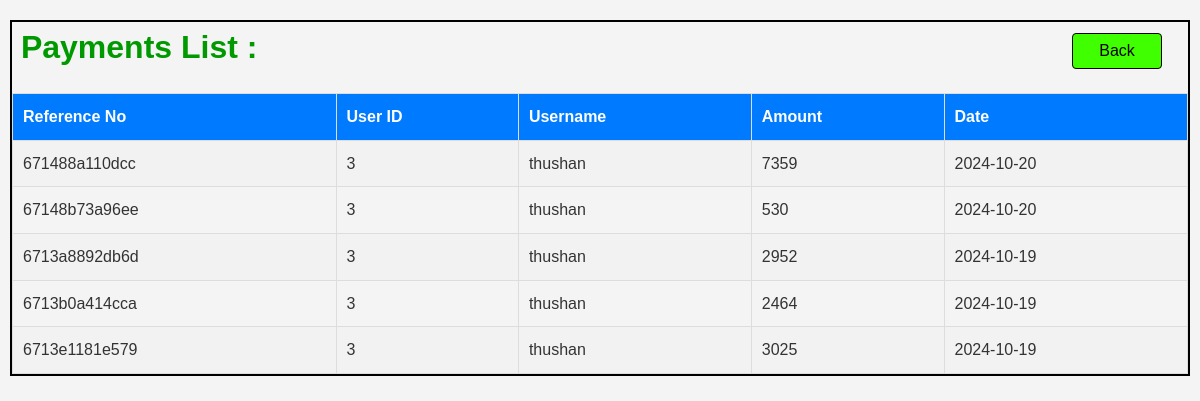
The app's page /Admin/payments/payment.php (signed in) with its own data.
### tables this page shows
CREATE TABLE `payments` (
                            `reference_no` varchar(20) DEFAULT NULL,
                            `user_id` int(10) NOT NULL,
                            `amount` decimal(10,0) NOT NULL,
                            `date` date DEFAULT NULL,
                            `address` text DEFAULT NULL,
                            KEY `user_id` (`user_id`),
                            CONSTRAINT `payments_ibfk_1` FOREIGN KEY (`user_id`) REFERENCES `users` (`user_id`)
);

CREATE TABLE `users` (
                         `user_id` int(10) NOT NULL AUTO_INCREMENT,
                         `user_name` varchar(20) NOT NULL,
                         `email` varchar(30) NOT NULL,
                         `password` varchar(80) NOT NULL,
                         `mobile` int(10) NOT NULL,
                         `gender` tinyint(4) DEFAULT NULL,
                         `address` text DEFAULT NULL,
                         PRIMARY KEY (`user_id`)
);

### Admin/payments/payment.php (the view, shortened to what this page needs)
<?php
global $connection;
?>
<!DOCTYPE html>
<html lang="en">
<head>
    <link rel="stylesheet" href="payment.css">
</head>
<body>
<div class='payments'>
    <h1>&nbsp;Payments List :</h1>
    <div class='back'> <a href = '../admin_panel.php'><button type='submit' class='backBtn'>Back </button></a></div>
    <table>
        <tr>
            <th>Reference No</th>
            <th>User ID</th>
            <th>Username</th>
            <th>Amount</th>
            <th>Date</th>
        </tr>
        <?php
        $query = "SELECT * FROM payments ORDER BY DATE DESC";
        $result = mysqli_query($connection, $query);
        if (mysqli_num_rows($result) > 0) {
            while ($row = mysqli_fetch_assoc($result)) {
                $reference_no = $row['reference_no'];
                $amount = $row['amount'];
                $user_id = $row['user_id'];
                $date = $row['date'];
                $user_q = "SELECT * FROM users WHERE user_id = '$user_id'";
                $user_result = mysqli_query($connection, $user_q);
                $user_name = mysqli_fetch_assoc($user_result)['user_name'];
                echo "<tr>
                        <td>$reference_no</td>
                        <td>$user_id</td>
                        <td>$user_name</td>
                        <td>$amount</td>
                        <td>$date</td>
                     </tr>";
            }
        }
        ?>
    </table>
</div>
</body>
</html>

### Admin/payments/payment.css (style rules this page uses)
* { margin: 0; padding: 0; box-sizing: border-box; }
body { font-family: Arial, sans-serif; line-height: 1.6; background-color: #f4f4f4; color: #333; margin-left: 10px; margin-right: 10px; border: 2px solid black; margin-top: 20px; }
h1 { color: #009900; }
a { text-decoration: none; color: #007BFF; margin-right: 15px; }
table { width: 100%; border-collapse: collapse; margin-top: 20px; }
table, th, td { border: 1px solid #ddd; }
th, td { padding: 10px; text-align: left; }
th { background-color: #007BFF; color: white; }
tr:nth-child(even) { background-color: #f2f2f2; }
.backBtn { padding: 8px 10px; font-size: 16px; background-color: #40ff00; color: black; border: 1px solid black; border-radius: 4px; cursor: pointer; width: 90px; transition: background-color 0.3s ease, transform 0.2s ease; }
.back { justify-content: right; display: flex; position: absolute; top: 33px; right: 23px; }

### records on screen
payments: reference_no "671488a110dcc", user "3", user.user_name "thushan", amount "7359", date "2024-10-20"
payments: reference_no "67148b73a96ee", user "3", user.user_name "thushan", amount "530", date "2024-10-20"
payments: reference_no "6713a8892db6d", user "3", user.user_name "thushan", amount "2952", date "2024-10-19"
payments: reference_no "6713b0a414cca", user "3", user.user_name "thushan", amount "2464", date "2024-10-19"
payments: reference_no "6713e1181e579", user "3", user.user_name "thushan", amount "3025", date "2024-10-19"
